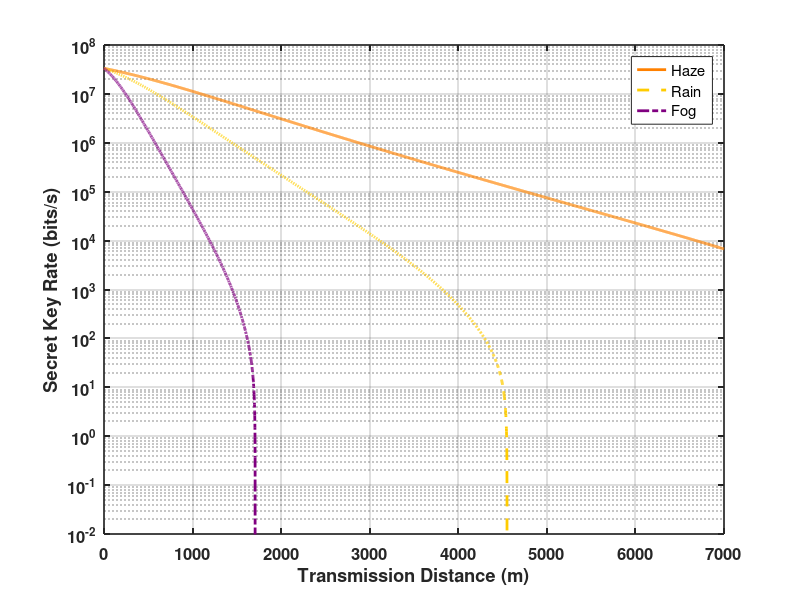

Here is the MATLAB script that generated this plot:
clc; clear;
% parameters
mu = 0.5; % Mean Number of Photons/Pulse
alpha_values = [3.8 9.64 28.6]; % Attenuation at Free Space in dB/Km
delta_f = 1e3; % Linewidth in Hz
d_t = 1e-9; % 1/Bit rate
R_b = 1e9; % Bit Rate
D_t = 0.00005; % Transmitter Aperture in Km
D_r = 0.00005; % Recevier Aperture in Km
D = 0.000025; % Beam Divergence
L_FSO = 0:0.001:7; % Transmission Distance in Km
t_B = 0.5; % Transmittance of BS
loss_MZI = 1 * 10^(-0.2); % 2 dB loss in MZI
theta = 0; % Phase difference of two consecutive pulses
eta = 0.5; % Efficiency of Detector
P_d = 2e-7; % Dark Cout Rate in Detector
t_d = 10e-9; % Dead Time in Detector
f_decoy = 0.2; % Probability used to generate the decoy state
duty_cycle_TTL = 0.75; % Duty cycle of TTL pulses
f = 1.16;

figure;
hold on;
colors = {[1.0 0.5 0.0]    % Orange
          [1.0 0.8 0.0]    % Yellow
          [0.5 0.0 0.5]    % Purple
};
lines  = {'-','--','-.'};
for k = 1:length(alpha_values)
    alpha = alpha_values(k);
% Phase Noise at LASER
sigma = sqrt(2*pi*delta_f*d_t);
%Channel transmittance
eta_channel = (D_r./(D_t + D.*L_FSO)).^2 .* 10.^(- alpha .* L_FSO /10);
Photon_count_after_channel = mu * eta_channel * R_b;
%% DATA LINE %%
% After Beam Splitter
Photon_count_after_BS = mu * eta_channel* R_b * t_B;
% Photon Counts considering the SPD efficiency and dark count rate
Photon_count_after_D_d = Photon_count_after_BS .* eta + P_d * R_b;
% Effective time difference between two consecutive pulses at data line
effective_time_difference_D_d = 1./(Photon_count_after_D_d) + t_d;
% Considering the Duty Cycle of TTL Pulses at D_d
effective_counts_D_d = ((1./effective_time_difference_D_d)).* duty_cycle_TTL;
%% MONITORING LINE%%
% After Beam Splitter
Photon_count_after_BS = mu *eta_channel* R_b * (1-t_B);
% Photon Counts after MZI
Photon_Count_MZI_Upper = loss_MZI * mu * eta_channel*  R_b * (1-t_B) * ((1+ 1*exp(-(sigma.^2)./2) * cos(theta))/2);
Photon_Count_MZI_Lower = loss_MZI * mu * eta_channel*  R_b * (1-t_B) * ((1- 1*exp(-(sigma.^2)./2) * cos(theta))/2);
% No. of Photons reach at the SPDs
Photon_Count_before_SPD_0 = Photon_Count_MZI_Upper;
Photon_Count_before_SPD_1 = Photon_Count_MZI_Lower;
% Photon Couts considering the SPD efficiency and dark count rate
Photon_Count_after_SPD_0 = Photon_Count_before_SPD_0 * eta + P_d * R_b;
Photon_Count_after_SPD_1 = Photon_Count_before_SPD_1 * eta + P_d * R_b;
% Effective time difference between two consecutive pulses
effective_time_difference_SPD_0 = 1./(Photon_Count_after_SPD_0) + t_d;
effective_time_difference_SPD_1 = 1./(Photon_Count_after_SPD_1) + t_d;
% Considering the Duty Cycle of TTL Pulses
effective_counts_SPD_0 = ((1./effective_time_difference_SPD_0))* duty_cycle_TTL *(2.*f_decoy + (1-f_decoy).^2./2);;
effective_counts_SPD_1 = ((1./effective_time_difference_SPD_1))* duty_cycle_TTL *(2.*f_decoy + (1-f_decoy).^2./2);;
% Considering the Probability factor
total_counts_D_M1 = ((1./effective_time_difference_SPD_0))* duty_cycle_TTL;
total_counts_D_M2 = ((1./effective_time_difference_SPD_1))* duty_cycle_TTL;
% Visibility
V = (total_counts_D_M1 - total_counts_D_M2)./(total_counts_D_M1 + total_counts_D_M2);
% Quantum Bit Error Rate in percentage
Q_0 = (1 - V)./2;
Q = (1 - V).*100./2;
% No of counts after Sifting
R_s = effective_counts_D_d * (1 - f_decoy);
% Eve's Information
I_Eve =  0;
% Shanon Entropy
H2 = @(x) -(x .* log2(x) + (1 - x) .* log2(1 - x));
H2 = @(x) real((x==0 | x==1).*0 + (x>0 & x<1).*H2(x));
% Secret key rate/s
R = R_s .* (1 - f .* H2(Q_0) - I_Eve);
R(R < 1e-10) = eps;  
%% Distance in meters
    L_meter = L_FSO*1000;
    semilogy(L_meter, R,'Color', colors{k},'LineStyle', lines{k},'LineWidth', 2);
set(gca, 'YScale', 'log');
end
xlabel('Transmission Distance (m)');
xlim([0 7000]);
ylabel('Secret Key Rate (bits/s)');
ylim([1e-2 1e8]);
legend('Haze','Rain','Fog','Location','northeast');
grid on;
box on;
set(gca, 'FontSize', 12,'LineWidth', 1.2, 'FontWeight', 'bold');
hold off;
